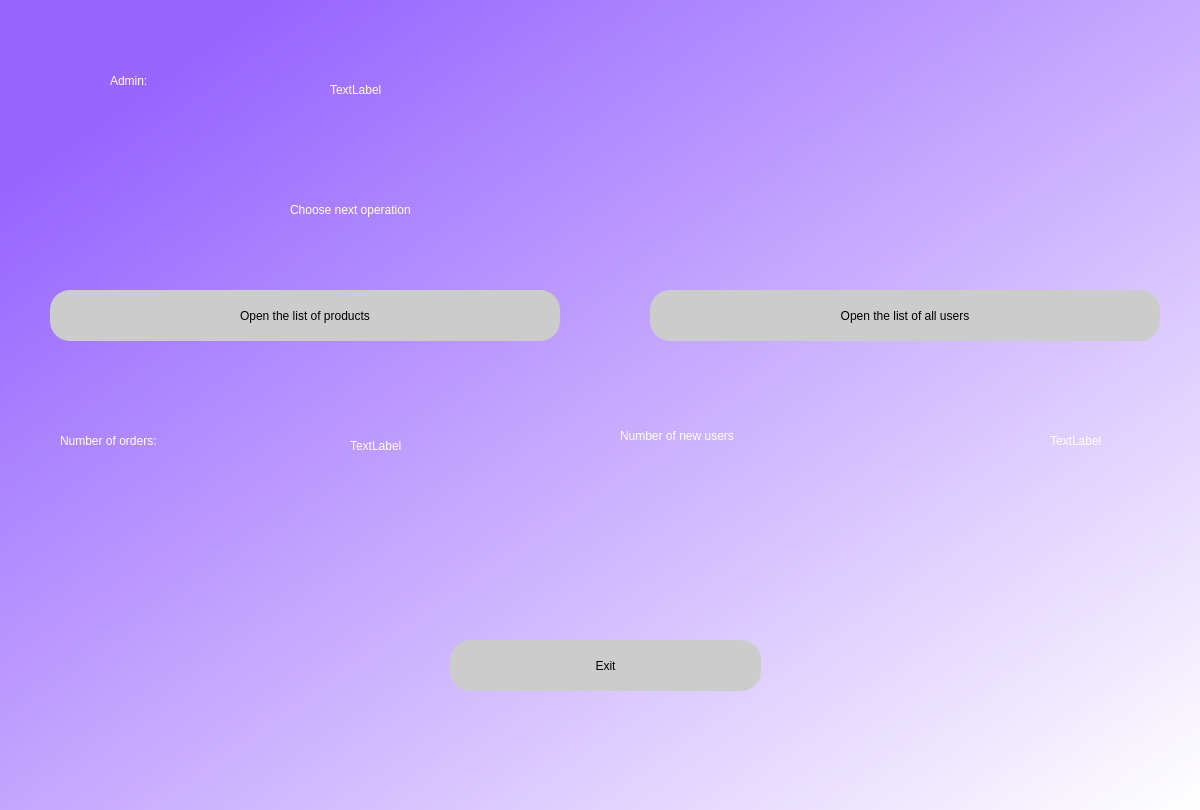
<?xml version="1.0" encoding="UTF-8"?>
<ui version="4.0">
 <class>Dialog</class>
 <widget class="QDialog" name="Dialog">
  <property name="geometry">
   <rect>
    <x>0</x>
    <y>0</y>
    <width>1200</width>
    <height>810</height>
   </rect>
  </property>
  <property name="windowTitle">
   <string>Dialog</string>
  </property>
  <widget class="QWidget" name="bgwidget" native="true">
   <property name="geometry">
    <rect>
     <x>0</x>
     <y>0</y>
     <width>1200</width>
     <height>811</height>
    </rect>
   </property>
   <property name="styleSheet">
    <string notr="true">QWidget#bgwidget{
background-color:qlineargradient(spread:pad, x1:0.093, y1:0.141636, x2:0.995, y2:1, stop:0 rgba(152, 101, 255, 255), stop:1 rgba(255, 255, 255, 255));}</string>
   </property>
   <widget class="QLabel" name="label">
    <property name="geometry">
     <rect>
      <x>110</x>
      <y>30</y>
      <width>201</width>
      <height>101</height>
     </rect>
    </property>
    <property name="styleSheet">
     <string notr="true">font: 36pt &quot;MS Shell Dlg 2&quot;; color:rgb(255, 255, 255)</string>
    </property>
    <property name="text">
     <string>Admin:</string>
    </property>
   </widget>
   <widget class="QPushButton" name="ContinueFill">
    <property name="geometry">
     <rect>
      <x>450</x>
      <y>640</y>
      <width>311</width>
      <height>51</height>
     </rect>
    </property>
    <property name="styleSheet">
     <string notr="true">border-radius:20px;
background-color: rgb(204, 204, 204);
font: 14pt &quot;MS Shell Dlg 2&quot;;

</string>
    </property>
    <property name="text">
     <string>Exit</string>
    </property>
   </widget>
   <widget class="QLabel" name="error">
    <property name="geometry">
     <rect>
      <x>900</x>
      <y>90</y>
      <width>271</width>
      <height>21</height>
     </rect>
    </property>
    <property name="styleSheet">
     <string notr="true">font: 12pt &quot;MS Shell Dlg 2&quot;; color:red;</string>
    </property>
    <property name="text">
     <string/>
    </property>
   </widget>
   <widget class="QLabel" name="label_7">
    <property name="geometry">
     <rect>
      <x>330</x>
      <y>40</y>
      <width>600</width>
      <height>100</height>
     </rect>
    </property>
    <property name="styleSheet">
     <string notr="true">color: rgb(255, 255, 255);
font: 24pt &quot;Comic Sans MS&quot;;</string>
    </property>
    <property name="text">
     <string>TextLabel</string>
    </property>
   </widget>
   <widget class="QPushButton" name="ContinueFill_2">
    <property name="geometry">
     <rect>
      <x>50</x>
      <y>290</y>
      <width>510</width>
      <height>51</height>
     </rect>
    </property>
    <property name="styleSheet">
     <string notr="true">border-radius:20px;
background-color: rgb(204, 204, 204);
font: 14pt &quot;MS Shell Dlg 2&quot;;

</string>
    </property>
    <property name="text">
     <string>Open the list of products</string>
    </property>
   </widget>
   <widget class="QPushButton" name="ContinueFill_3">
    <property name="geometry">
     <rect>
      <x>650</x>
      <y>290</y>
      <width>510</width>
      <height>51</height>
     </rect>
    </property>
    <property name="styleSheet">
     <string notr="true">border-radius:20px;
background-color: rgb(204, 204, 204);
font: 14pt &quot;MS Shell Dlg 2&quot;;

</string>
    </property>
    <property name="text">
     <string>Open the list of all users</string>
    </property>
   </widget>
   <widget class="QLabel" name="label_8">
    <property name="geometry">
     <rect>
      <x>290</x>
      <y>160</y>
      <width>431</width>
      <height>100</height>
     </rect>
    </property>
    <property name="styleSheet">
     <string notr="true">color: rgb(255, 255, 255);
font: 24pt &quot;Comic Sans MS&quot;;</string>
    </property>
    <property name="text">
     <string>Choose next operation</string>
    </property>
   </widget>
   <widget class="QLabel" name="label_11">
    <property name="geometry">
     <rect>
      <x>60</x>
      <y>400</y>
      <width>291</width>
      <height>81</height>
     </rect>
    </property>
    <property name="styleSheet">
     <string notr="true">color: rgb(255, 255, 255);
font: 18pt &quot;Comic Sans MS&quot;;</string>
    </property>
    <property name="text">
     <string>Number of orders:</string>
    </property>
   </widget>
   <widget class="QLabel" name="label_12">
    <property name="geometry">
     <rect>
      <x>620</x>
      <y>420</y>
      <width>431</width>
      <height>31</height>
     </rect>
    </property>
    <property name="styleSheet">
     <string notr="true">color: rgb(255, 255, 255);
font: 18pt &quot;Comic Sans MS&quot;;</string>
    </property>
    <property name="text">
     <string>Number of new users</string>
    </property>
   </widget>
   <widget class="QLabel" name="label_13">
    <property name="geometry">
     <rect>
      <x>350</x>
      <y>430</y>
      <width>201</width>
      <height>31</height>
     </rect>
    </property>
    <property name="styleSheet">
     <string notr="true">color: rgb(255, 255, 255);
font: 24pt &quot;Comic Sans MS&quot;;</string>
    </property>
    <property name="text">
     <string>TextLabel</string>
    </property>
   </widget>
   <widget class="QLabel" name="label_14">
    <property name="geometry">
     <rect>
      <x>1050</x>
      <y>420</y>
      <width>151</width>
      <height>41</height>
     </rect>
    </property>
    <property name="styleSheet">
     <string notr="true">color: rgb(255, 255, 255);
font: 24pt &quot;Comic Sans MS&quot;;</string>
    </property>
    <property name="text">
     <string>TextLabel</string>
    </property>
   </widget>
  </widget>
 </widget>
 <resources/>
 <connections/>
</ui>
